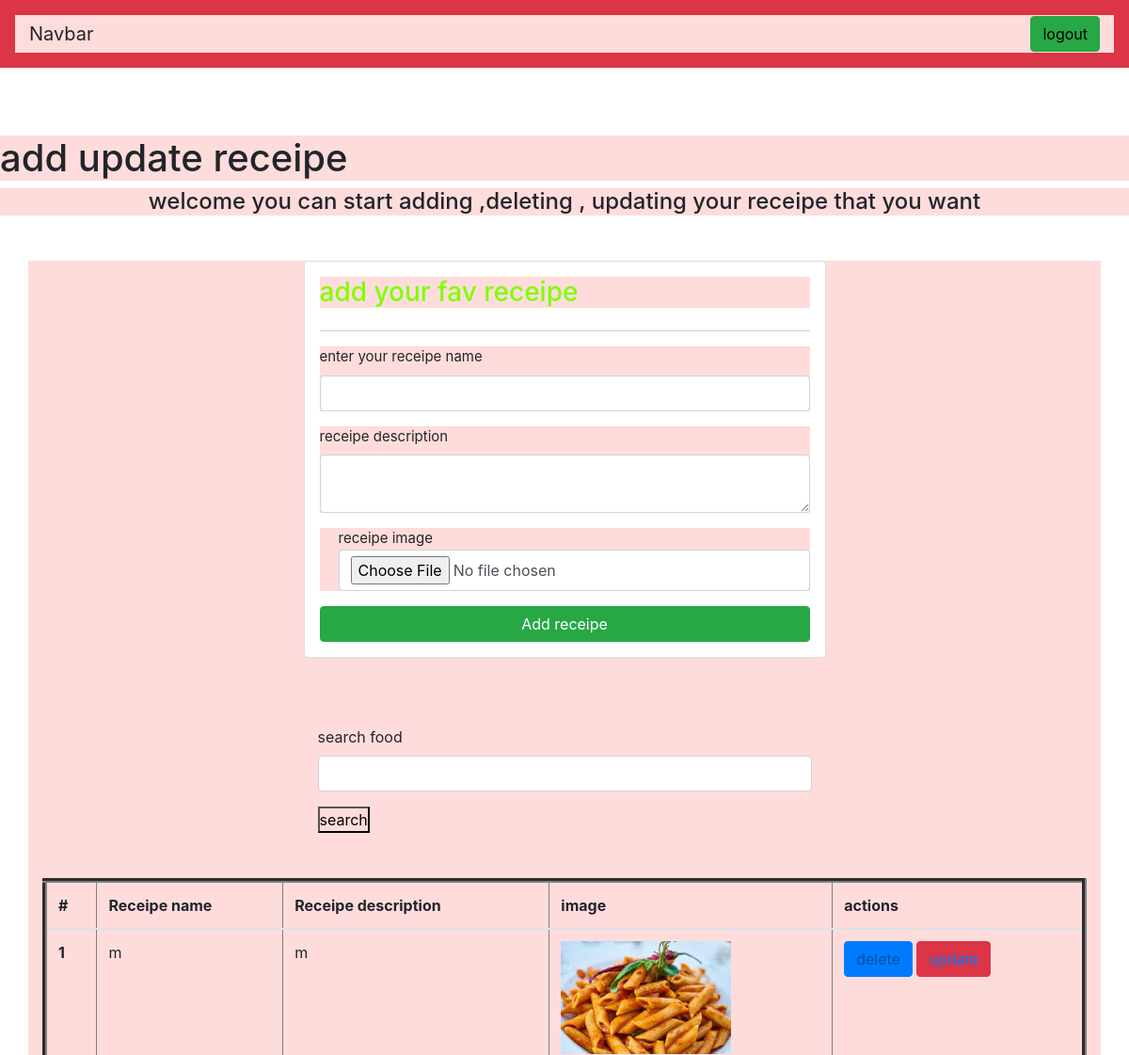
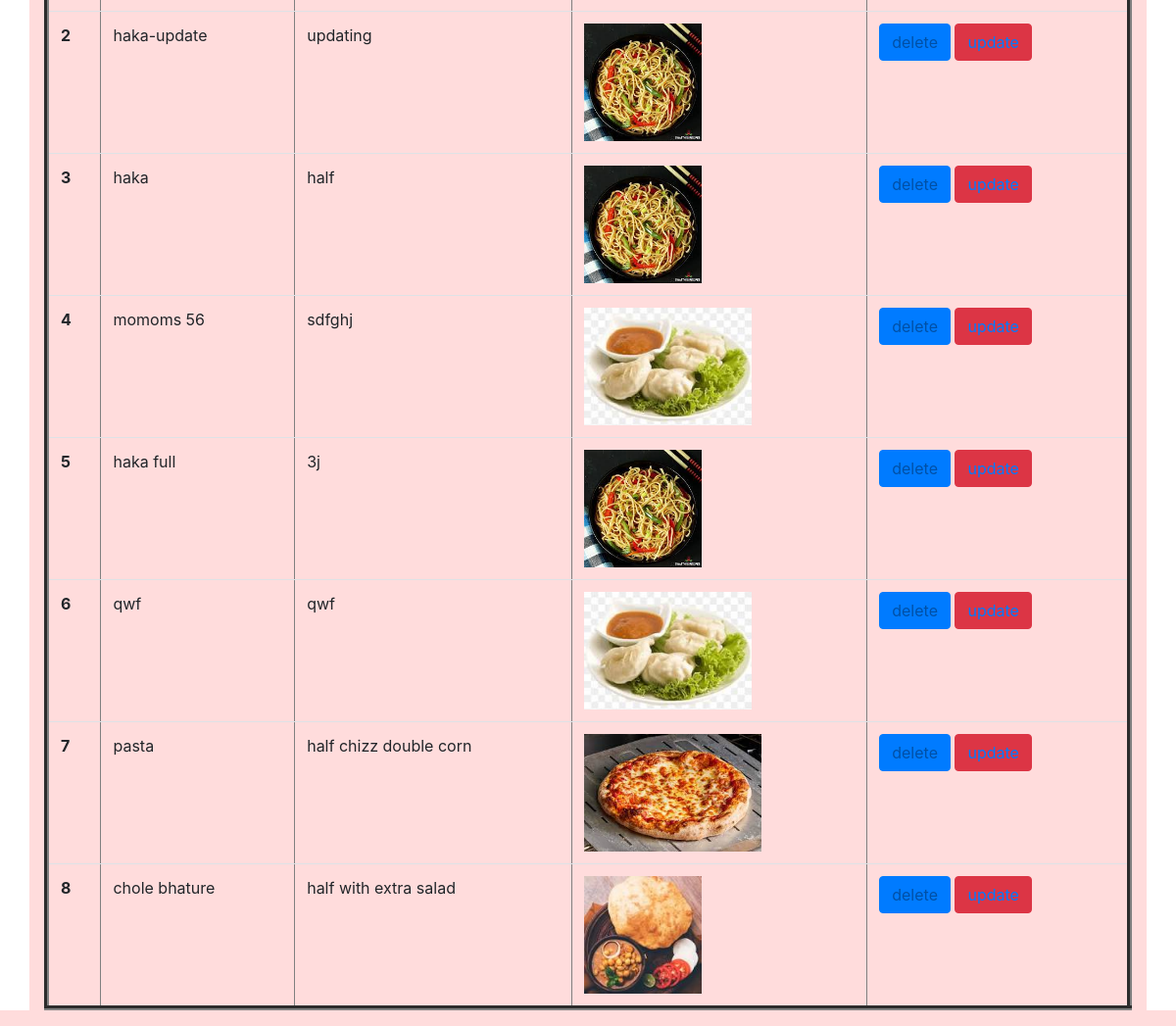
Page /receipes/ (signed in) on the earlier database version (2 pictures, top to bottom).
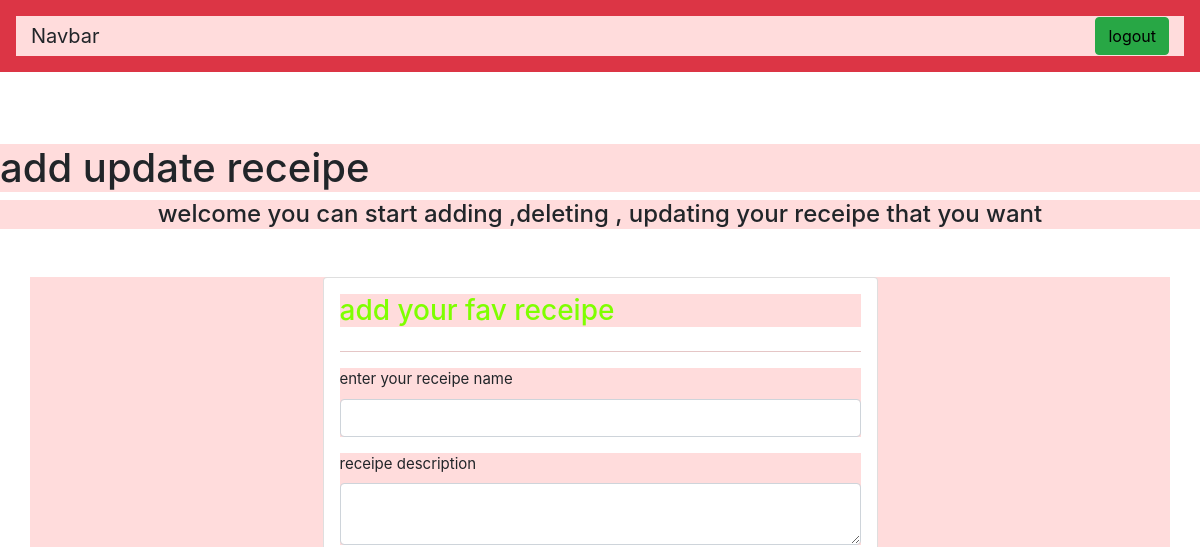
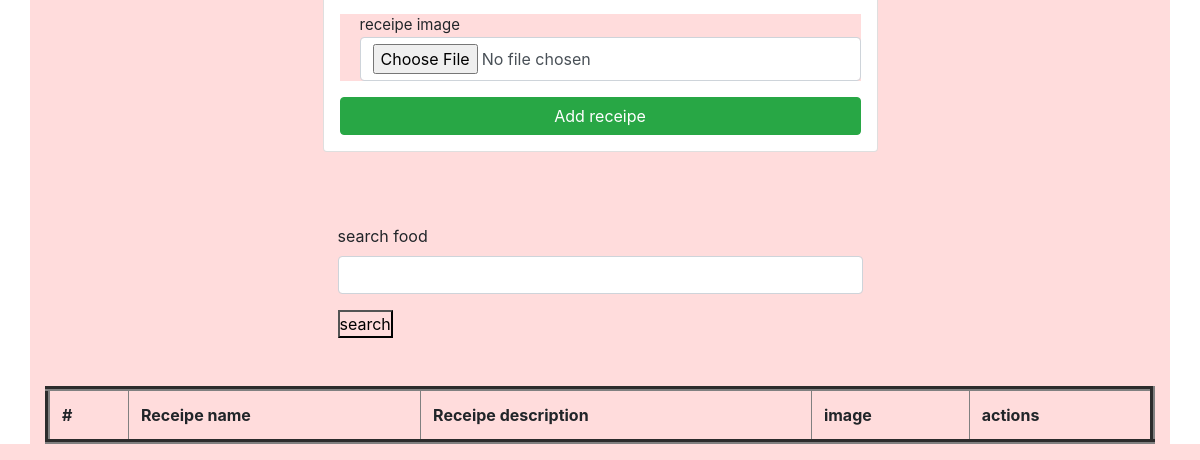
Same page on the later database version (2 pictures, top to bottom).
### vege/models.py (models this page shows)
class Receipe(models.Model):
    user=models.ForeignKey(User,on_delete=models.SET_NULL,null=True,blank=True)
    receipe_name=models.CharField(max_length=100)
    receipe_description=models.TextField()
    receipe_image=models.ImageField(upload_to="receipe")
    reciepe_view_count=models.IntegerField(default=1)

### vege/views.py (the view, shortened to what this page needs)
# urls.py: path('receipes/',receipes,name="receipes"),
@login_required(login_url="/login/")
def receipes(request):
    queryset=Receipe.objects.all()
    if request.GET.get('search'):
        queryset=queryset.filter(receipe_name__icontains=request.GET.get('search'))
    context={'receipes':queryset}
    return render(request,'receipes.html',context)

### vege/templates/receipes.html (shortened to what this page needs)
<!DOCTYPE html>
<html lang="en">
<head>
    <link rel="stylesheet" href="https://cdn.jsdelivr.net/npm/bootstrap@4.0.0/dist/css/bootstrap.min.css"
>
</head>
<body>
    <nav class="navbar dark p-3 bg-danger shadow-lg ">
        <div class="container-fluid">
            <a class="navbar-brand">Navbar</a>
            <form class="d-flex" role="search">
                {% if request.user.is_authenticated %}
                <a href="/logout/" class="btn btn-success" type="submit" style="color: black;">logout</a>
                {% else %}
                <a href="/login/" class="btn btn-success" type="submit">login</a>
                {% endif %}
            </form>
        </div>
    </nav>
    <br>
    <br>
    <br>
    <h1> add update receipe</h1>
    <center>
        <h4>welcome {{request.user.first_name}} you can start adding ,deleting , updating your receipe that you want
        </h4>
    </center>
    <div class="container mt-5">
        <form class="col-6 mx-auto card p-3 shadow-lg" method="post" enctype="multipart/form-data"
            style="font-size: 15px;">
            <h3 style="color: chartreuse;">add your fav receipe</h3>
            <hr>
            <div class="mb-3">
                <label for="exampleInputEmail1" class="form-label">enter your receipe name</label>
                <input name="receipe_name" required="text" class="form-control">
            </div>
            <div class="mb-3">
                <label for="exampleInputPassword1" class="form-label">receipe description</label>
                <textarea class="form-control" name="receipe_description" required></textarea>
            </div>
            <div class="mb-3 form-check">
                <label class="form-check-label" class="form-label">receipe image</label>
                <input name="receipe_image" type="file" class="form-control">
            </div>
            <button type="add receipe" class="btn btn-success">Add receipe</button>
        </form>
        <div class="mt-5">
            <div class="mx-auto col-6">
                <br>
                <form action="">
                    <div class="mb-3">
                        <label for="exampleInputEmail1" class="form-label">search food</label>
                        <input name="search" type="text" class="form-control">
                    </div>
                    <button type="submit" class="btn-btn-primary">search</button>
                </form>
            </div>
        </div>
        <table class="table mt-5" border="5" style="background-color: rgb(255, 238, 0);">
            <thead>
                <tr>
                    <th scope="col">#</th>
                    <th scope="col">Receipe name</th>
                    <th scope="col">Receipe description</th>
                    <th scope="col">image</th>
                    <th scope="col">actions</th>
                </tr>
            </thead>
            <tbody>
                {% for receipe in receipes %}
                <tr>
                    <th scope="row">{{forloop.counter}}</th>
                    <td>{{receipe.receipe_name}}</td>
                    <td>{{receipe.receipe_description}}</td>
                    <td>
                        <img src="/media/{{receipe.receipe_image}}" style="height: 120px;">
                    </td>
                    <td>
                        <button type="button" class="btn btn-primary">
                            <a href="/delete-receipe/{{receipe.id}}/" style="color: rgba(0, 0, 0, 0.349);">delete</a>
                        </button>
                        <button type="button" class="btn btn-danger">
                            <a href="/update-receipe/{{receipe.id}}/">update</a>
                        </button>
                    </td>
                </tr>
                {% endfor %}
            </tbody>
        </table>
    </div>
</body>
</html>

Differences in the rows shown:
removed Receipe: receipe_name "m", receipe_description "m", receipe_image (picture)
removed Receipe: receipe_name "haka-update", receipe_description "updating", receipe_image (picture)
removed Receipe: receipe_name "haka", receipe_description "half", receipe_image (picture)
removed Receipe: receipe_name "momoms 56", receipe_description "sdfghj", receipe_image (picture)
removed Receipe: receipe_name "haka full", receipe_description "3j", receipe_image (picture)
removed Receipe: receipe_name "qwf", receipe_description "qwf", receipe_image (picture)
removed Receipe: receipe_name "pasta", receipe_description "half chizz double corn", receipe_image (picture)
removed Receipe: receipe_name "chole bhature", receipe_description "half with extra salad", receipe_image (picture)
